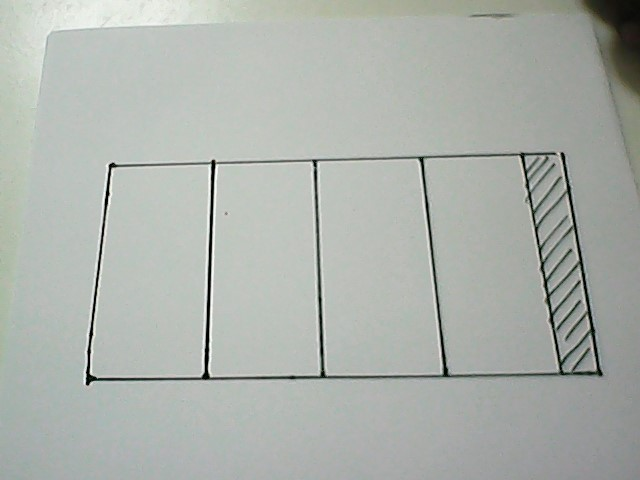
#> input picture ParkingLotMonitor/Samples/sample.jpg, 640 x 480 px, given in place of the camera
$ python parkinglotmanager.py
#> lines starting #> are read from the running program, lines starting #| are printed output that depends on the picture; after the words box and inside, x2 and y2 are one past the last pixel; in counts of white or black regions, pixels touching at a corner belong together
import cv2 as cv
import numpy as np
import json
import time
import firebase_admin
from firebase_admin import credentials
from firebase_admin import firestore
from firebase_admin import storage

#previous width and height
# width = 120
# height = 265
#new width and height
width = 110
height=230
previous_list=[]

# setting up firebase admin
cred = credentials.Certificate("./serviceAccountKey.json")
firebase_admin.initialize_app(cred, {'storageBucket': 'smart-park-13acd.appspot.com'})
db = firestore.client()
bucket=storage.bucket()


def checkParkingSpaces(processed_image):
    spaceCounter = 0
    global previous_list
    previous_list=vacant_lots.copy()


    for i, position in enumerate(position_list):
        x, y = position
        cropped_img = processed_image[y:y+height, x:x+width]
        count = cv.countNonZero(cropped_img)

        if count < 2000:
            color = (0, 255, 0)
            thickness = 5
            spaceCounter += 1
            vacant_lots[i] = True
        else:
            color = (0, 0, 255)
            thickness = 5
            vacant_lots[i] = False
            print(vacant_lots)
        cv.rectangle(
            img, position, (position[0]+width, position[1]+height), color, thickness)
        if vacant_lots != previous_list:
            previous_list=vacant_lots.copy()
            db_ref.update({'lot': vacant_lots})
            print("Updated")


if __name__ == '__main__':
    try:
        blob = bucket.blob("parkinglots.json") #puts the file parkinglots.json as a blob
        blob.download_to_filename("./ParkingLotMonitor/positionlist.json") #downloads blob to filename
        with open('./ParkingLotMonitor/positionlist.json', 'r') as infile:
            position_list = json.load(infile)
            vacant_lots = [True for lot in position_list]
            print(vacant_lots)
        db_ref = db.collection('Car').document('test')
        # db_ref.update({'lots': vacant_lots})

    except:
        print("OOF")
        position_list = []

    # gets access to webcam -- change to 0 for onboard camera
    cap = cv.VideoCapture(0)
    if not cap.isOpened():
        print("Error opening camera")
        exit()
    while True:
        flag, img = cap.read()
#> img is the input picture: shape (480, 640, 3); mean B, G, R 172, 177.5, 172.6
        grayscaleImg = cv.cvtColor(img, cv.COLOR_BGR2GRAY)
        imgBlur = cv.GaussianBlur(grayscaleImg, (3, 3), 1)
        imgThreshold = cv.adaptiveThreshold(
            imgBlur, 255, cv.ADAPTIVE_THRESH_GAUSSIAN_C, cv.THRESH_BINARY_INV, 25, 16)
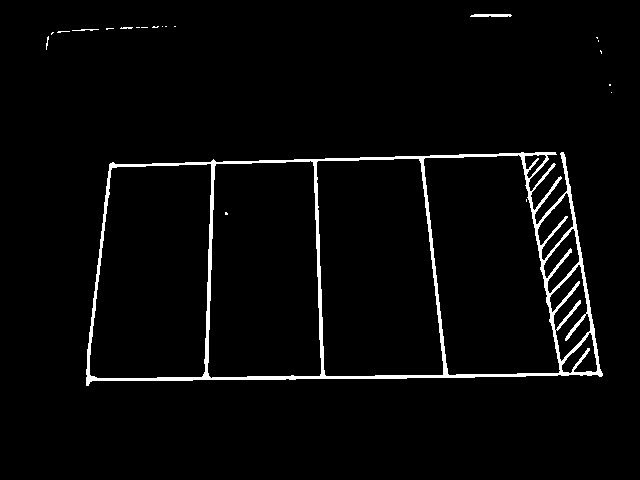
#> imgThreshold: shape (480, 640); 3% white; 21 white regions (16 under 20 px), largest, box (x1, y1, x2, y2) and area: (86, 152, 603, 386) 9079, (470, 14, 512, 17) 116, (72, 29, 99, 31) 34, (120, 27, 133, 29) 22, (46, 36, 49, 50) 20
        imgMedian = cv.medianBlur(imgThreshold, 5)
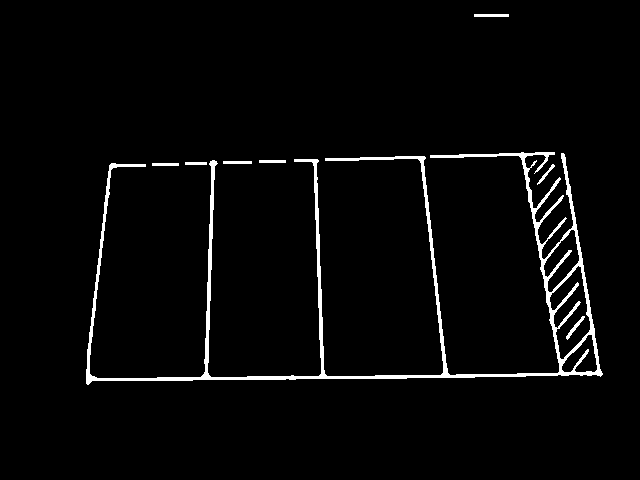
#> imgMedian: shape (480, 640); 2.9% white; 8 white regions, largest, box (x1, y1, x2, y2) and area: (86, 152, 603, 385) 8456, (474, 14, 509, 17) 105, (566, 316, 585, 340) 94
        kernel = np.ones((3, 3), np.uint8)
        imgDilate = cv.dilate(imgMedian, kernel, iterations=1)
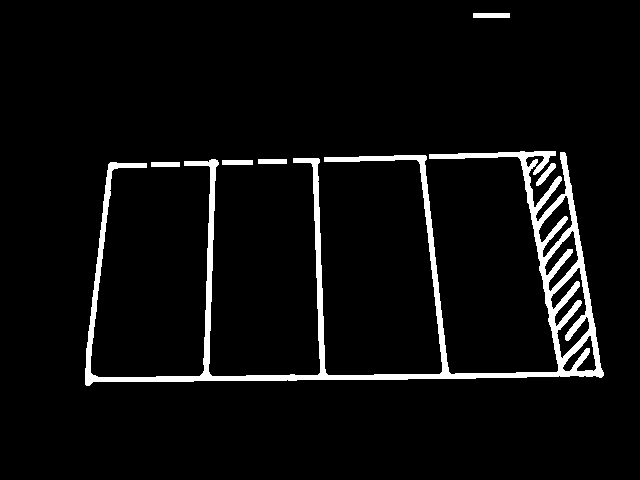
#> imgDilate: shape (480, 640); 4.9% white; 6 white regions, box (x1, y1, x2, y2) and area: (85, 151, 604, 386) 14423, (473, 13, 510, 18) 185, (222, 160, 253, 165) 155, (536, 163, 556, 186) 152, (258, 159, 287, 164) 145, (151, 162, 180, 167) 145
#> (the run stopped early here; a loop or call above may not have finished)
